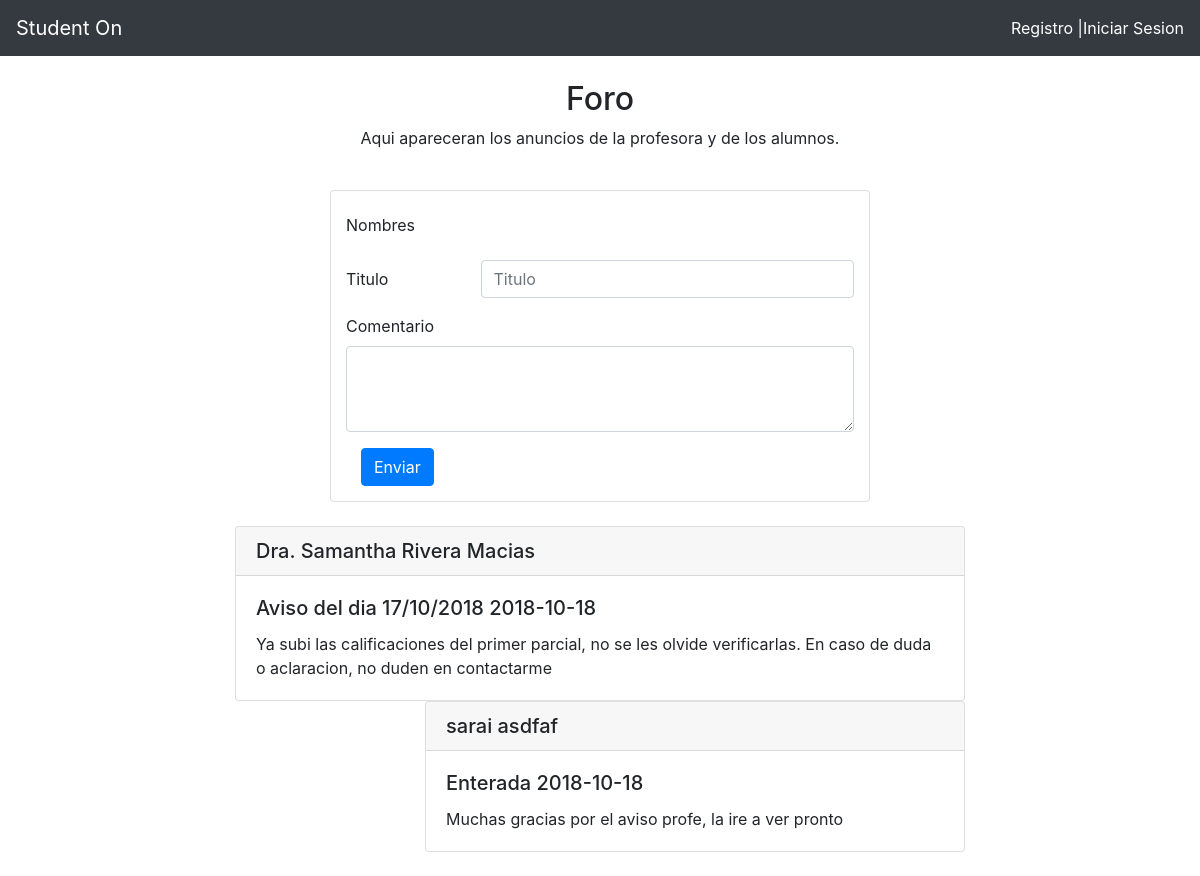
Screenshot of /blog.php with the database file from the repository.
### tables this page shows
CREATE TABLE `foro` (
  `matricula` varchar(15) NOT NULL,
  `comentario` text NOT NULL,
  `fecha` date NOT NULL,
  `titulo` text NOT NULL,
  `tipo` varchar(30) NOT NULL
);

CREATE TABLE `usuarios` (
  `email` varchar(60) NOT NULL,
  `nombres` text NOT NULL,
  `apellidos` text NOT NULL,
  `matricula` varchar(15) NOT NULL,
  `contra` varchar(90) NOT NULL,
  `cursos` varchar(100) NOT NULL,
  `tipo` varchar(30) NOT NULL
);

### blog.php (the view, shortened to what this page needs)
<?php
	include('php/conexion.php');
?>
<!DOCTYPE html>
<html>
<head>
	<link rel="stylesheet" href="main.css">
	<link rel="stylesheet" href="https://stackpath.bootstrapcdn.com/bootstrap/4.1.3/css/bootstrap.min.css">
</head>
<body>
<?php
	if(!isset($_SESSION["LOGIN"])){
	include 'navbar.php';
	}
 ?>
	<div class="container-fluid">
		<div class="container">
			<center>
			<br>
			<h2>Foro</h2>
			<p>Aqui apareceran los anuncios de la profesora y de los alumnos.</p>
			<br>
			</center>
		<div class="row">
			<div class="offset-md-3 col-md-6 col-sm-12">
				<form action="php/post.php" method="post" accept-charset="utf-8">
				<div class="card padding">
  <div class="form-group row">
    <label for="nombre" class="col-sm-3 col-form-label">Nombres</label>
    <div class="col-sm-9">
      <input type="text" readonly class="form-control-plaintext" id="nombre" name="nombre" value="<?php
      echo $_SESSION["nombres"] ?>">
    </div>
  </div>
    <div class="form-group row">
    <label for="titulo" class="col-sm-3 col-form-label">Titulo</label>
    <div class="col-sm-9">
      <input type="text" class="form-control" name="titulo" id="titulo" placeholder="Titulo">
    </div>
  </div>
    <div class="form-group">
    <label for="exampleFormControlTextarea1">Comentario</label>
    <textarea class="form-control" name="comentario" id="exampleFormControlTextarea1" rows="3"></textarea>
  </div>
  <div class="col-sm-6"><button type="submit" class="btn btn-primary">Enviar</button></div>
				</div>
			</form>
			</div>
		</div>
		<br>
		<div class="row">
			<?php
			$result = mysqli_query($conexion,"SELECT * from foro ORDER BY fecha ASC");
			while($fila=mysqli_fetch_array($result)){
				$comentario=$fila['comentario'];
				$mat=$fila['matricula'];
				$fecha=$fila['fecha'];
				$titulo=$fila['titulo'];
				$result2 = mysqli_query($conexion,"SELECT * from usuarios WHERE matricula='$mat'");
				$fila2 =mysqli_fetch_array($result2);
				$nombres=$fila2['nombres'];
				$apellidos=$fila2['apellidos'];
				if($fila['tipo']=="admin"){
					echo'<div class="offset-md-2 col-md-8 col-sm-12">
				<div class="card">
				  <h5 class="card-header">'.$nombres.' '.$apellidos.'</h5>
				  <div class="card-body">
				    <h5 class="card-title">'.$titulo.'     '.$fecha.'</h5>
				    <p class="card-text">'.$comentario.'</p>
				  </div>
				</div>
			</div>';
				}else{
					echo '<div class="offset-md-4 col-md-6 col-sm-12">
				<div class="card">
				  <h5 class="card-header">'.$nombres.' '.$apellidos.'</h5>
				  <div class="card-body">
				    <h5 class="card-title">'.$titulo.'     '.$fecha.'</h5>
				    <p class="card-text">'.$comentario.'</p>
				  </div>
				</div>
			</div>';
				}
			}
			?>
		</div>
		<br>
		</div>
	</div>
</body>
</html>

### main.css (style rules this page uses)
.padding { padding: 15px; }

### rows the page displays
foro: matricula.nombres "Dra. Samantha", matricula.apellidos "Rivera Macias", titulo "Aviso del dia 17/10/2018", fecha "2018-10-18", comentario "Ya subi las calificaciones del primer parcial, no se les olvide verificarlas. En caso de duda o aclaracion, no duden en contactarme"
foro: matricula.nombres "sarai", matricula.apellidos "asdfaf", titulo "Enterada", fecha "2018-10-18", comentario "Muchas gracias por el aviso profe, la ire a ver pronto"
